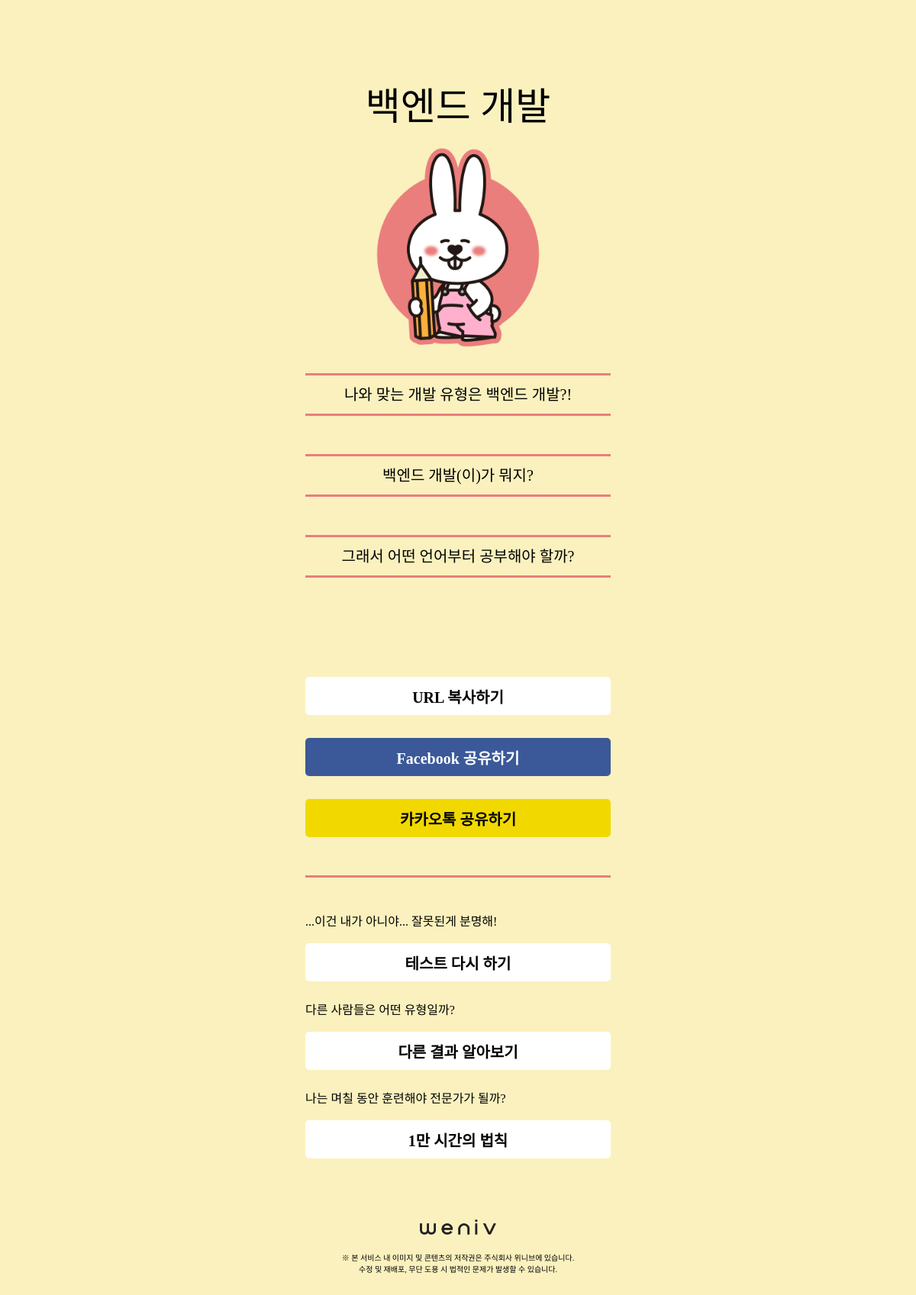
/result/2, run on an earlier commit of the app's database.
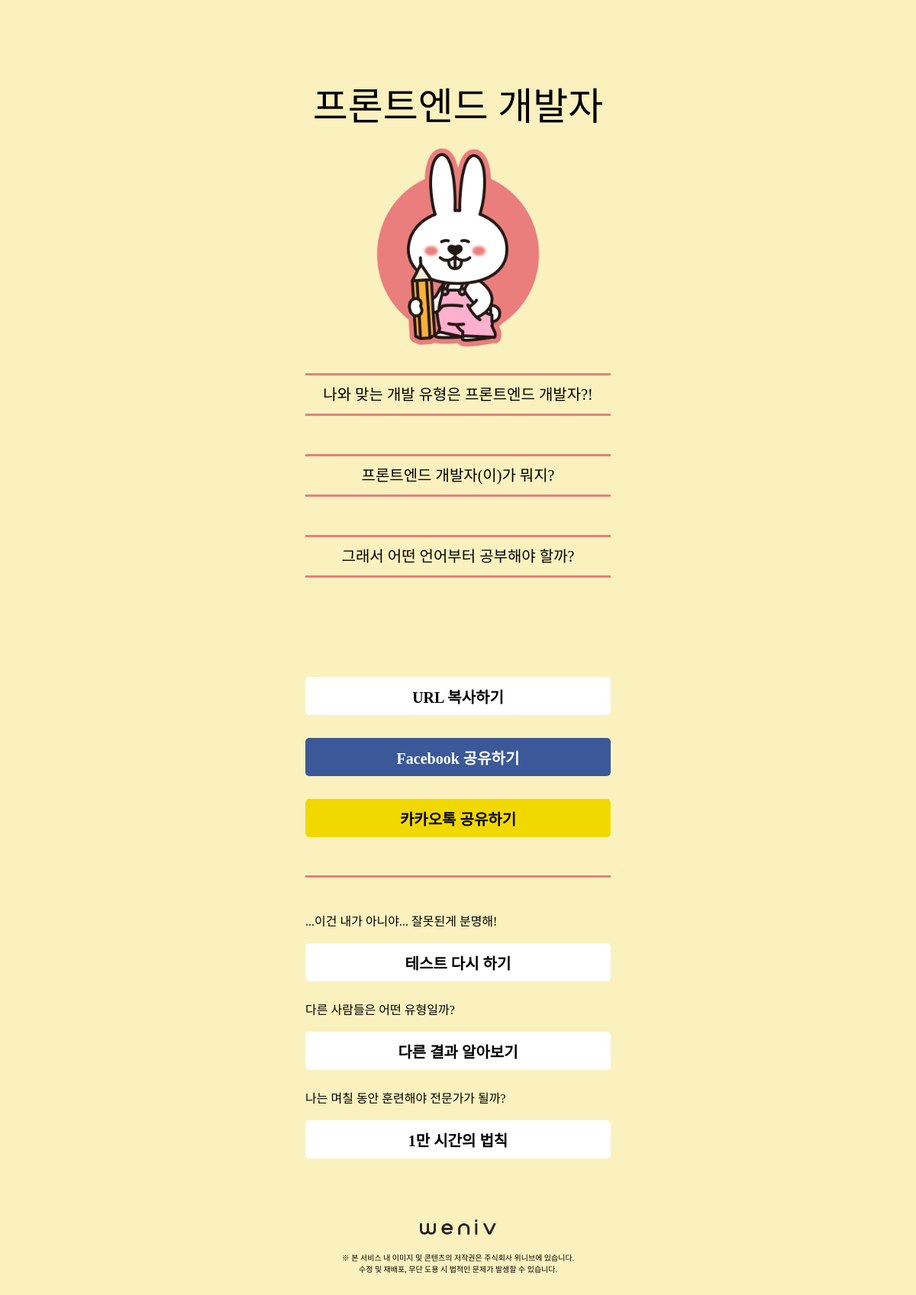
And on a later commit of the database.
### main/models.py (models this page shows, shortened)
class Developer(models.Model):
    name = models.CharField(max_length=50)
    count = models.IntegerField(default=0)
    data = models.JSONField()

### main/views.py (the view)
# urls.py: path('result/<int:developer_id>', views.result, name='result'),
def result(request, developer_id):
    developer = Developer.objects.get(pk=developer_id)
    context = {
        'developer' : developer,
    }
    return render(request, 'main/result.html', context=context)

### main/templates/main/result.html (shortened to what this page needs)
{% extends 'main/base.html' %}
{% load static %}
{% block head %}
    <link rel="stylesheet" href="{% static 'css/reset.css' %}">
    <link rel="stylesheet" href="{% static 'css/result.css' %}">
{% endblock head %}
{% block body %}
    <section id="main_contents">
        <div class="wrapper">
            <div class="result">
                <div class="titles">
                    <h3>{{ developer.data.title }}</h3>
                    <h1>{{ developer.name }}</h1>
                </div>
                <div class="result_img">
                    <img src="{% static 'img/' %}{{ developer.pk }}.png" alt="frontend">
                </div>
            </div>
            <div class="result_explains">
                <div class="explain">
                    <h3 class="title">나와 맞는 개발 유형은 {{ developer.name }}?!</h3>
                </div>
                <div class="explain">
                    <h3 class="title">{{ developer.name }}(이)가 뭐지?</h3>
                </div>
                <div class="explain">
                    <h3 class="title">그래서 어떤 언어부터 공부해야 할까?</h3>
                </div>
            </div>
            <div class="share">
                <div class="url">
                    <button class="copy_btn" type="button">URL 복사하기</button>
                </div>
                <div class="facebook">
                    <button class="facebook_share" type="button">Facebook 공유하기</button>
                </div>
                <div class="kakao">
                    <button class="kakao_share" type="button">카카오톡 공유하기</button>
                </div>
            </div>
            <div class="buttons">
                <ul>
                    <li>
                        <h3>...이건 내가 아니야... 잘못된게 분명해!</h3>
                        <a href="{% url 'main:index' %}">
                            <button type="button">테스트 다시 하기</button>
                        </a>
                    </li>
                    <li>
                        <h3>다른 사람들은 어떤 유형일까?</h3>
                        <a href="#">
                            <button type="button">다른 결과 알아보기</button>
                        </a>
                    </li>
                    <li>
                        <h3>나는 며칠 동안 훈련해야 전문가가 될까?</h3>
                        <a href="http://paullab.co.kr/10000hours.html">
                            <button type="button">1만 시간의 법칙</button>
                        </a>
                    </li>
                </ul>
            </div>
            <div class="weniv">
                <div class="weniv">
                    <a href="http://www.paullab.co.kr">
                        <img src="{% static 'img/weniv_logo_black.png' %}" alt="weniv">
                    </a>
                </div>
                <p>※ 본 서비스 내 이미지 및 콘텐츠의 저작권은 주식회사 위니브에 있습니다.<br>
                수정 및 재배포, 무단 도용 시 법적인 문제가 발생할 수 있습니다.</p>
            </div>
        </div>
    </section>
{% endblock body %}

What changed in the data, as far as the page shows it:
changed Developer: name "백엔드 개발" → "프론트엔드 개발자"
